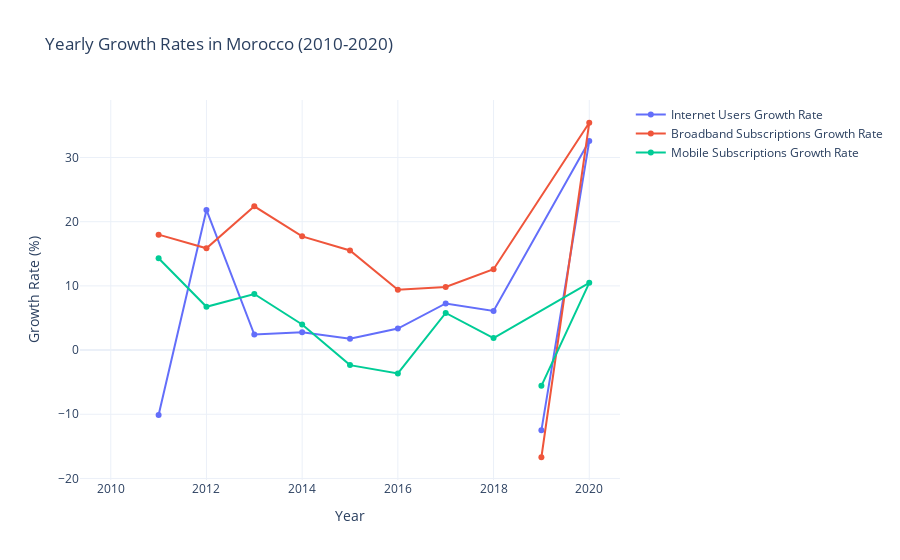

Write notebook code for a chart like this one.
### Code cell
import plotly.graph_objects as go

# Yearly Growth Rate Plot
fig1 = go.Figure()

# Adding traces for each growth rate
fig1.add_trace(go.Scatter(x=growth_rates['year'], 
                          y=growth_rates['internet_users_growth'], 
                          mode='lines+markers', 
                          name='Internet Users Growth Rate'))
fig1.add_trace(go.Scatter(x=growth_rates['year'], 
                          y=growth_rates['broadband_subs_growth'], 
                          mode='lines+markers', 
                          name='Broadband Subscriptions Growth Rate'))
fig1.add_trace(go.Scatter(x=growth_rates['year'], 
                          y=growth_rates['mobile_subs_growth'], 
                          mode='lines+markers', 
                          name='Mobile Subscriptions Growth Rate'))

# Formatting the plot
fig1.update_layout(title='Yearly Growth Rates in Morocco (2010-2020)',
                   xaxis_title='Year',
                   yaxis_title='Growth Rate (%)',
                   template="plotly_white")

fig1.show()

### Figure 1 — Plotly figure (JSON) as saved in the notebook; plotly's stock layout.template omitted (floating-point values rounded to 4 significant figures)
{"data": [{"mode": "lines+markers", "name": "Internet Users Growth Rate", "x": [2010, 2011, 2012, 2013, 2014, 2015, 2016, 2017, 2018, 2020, 2019], "y": [null, -10.13, 21.83, 2.421, 2.764, 1.76, 3.343, 7.261, 6.104, 32.56, -12.51], "type": "scatter"}, {"mode": "lines+markers", "name": "Broadband Subscriptions Growth Rate", "x": [2010, 2011, 2012, 2013, 2014, 2015, 2016, 2017, 2018, 2020, 2019], "y": [null, 17.98, 15.85, 22.39, 17.72, 15.51, 9.402, 9.832, 12.6, 35.41, -16.7], "type": "scatter"}, {"mode": "lines+markers", "name": "Mobile Subscriptions Growth Rate", "x": [2010, 2011, 2012, 2013, 2014, 2015, 2016, 2017, 2018, 2020, 2019], "y": [null, 14.29, 6.736, 8.733, 3.985, -2.346, -3.635, 5.786, 1.871, 10.47, -5.573], "type": "scatter"}], "layout": {"title": {"text": "Yearly Growth Rates in Morocco (2010-2020)"}, "xaxis": {"title": {"text": "Year"}}, "yaxis": {"title": {"text": "Growth Rate (%)"}}}}
